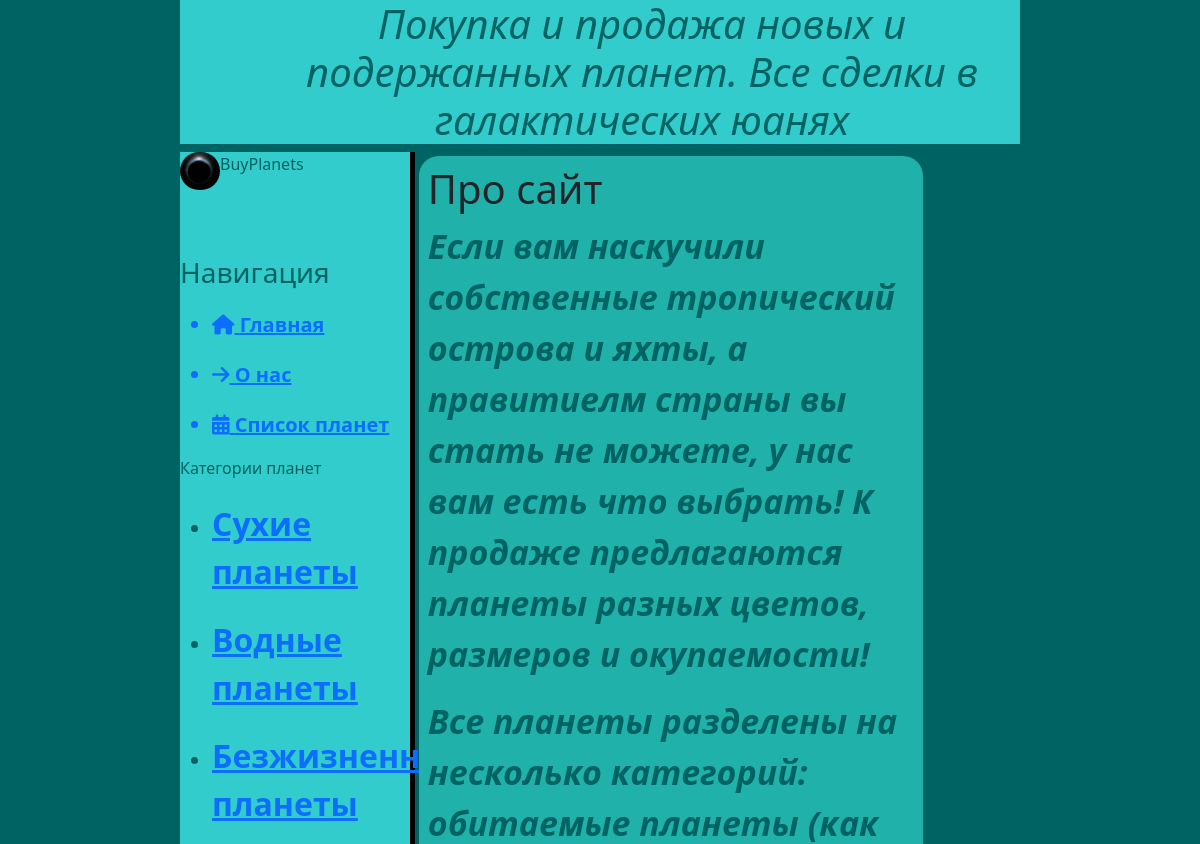
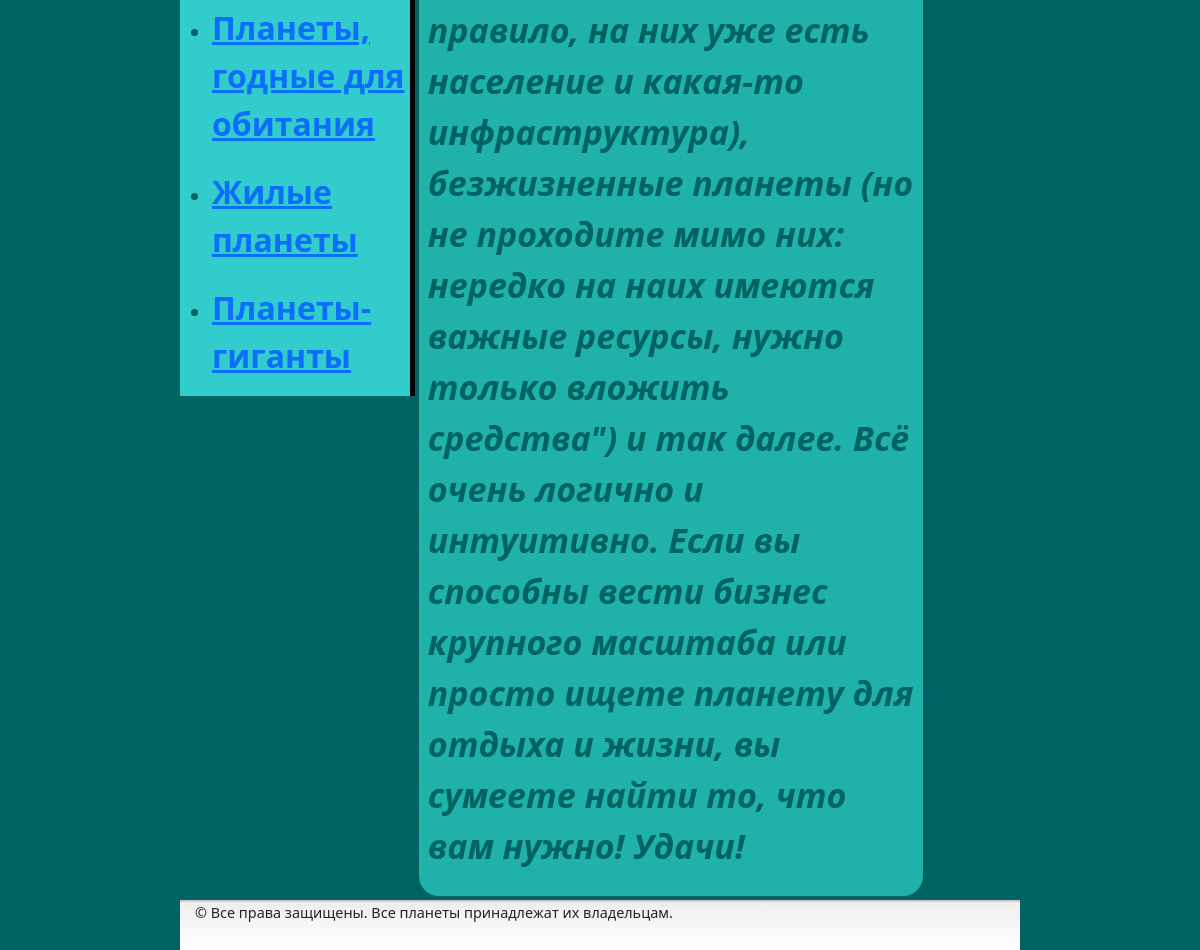
The page /about/ on the database its author committed (2 pictures, top to bottom).
### buy_planet/models.py (models this page shows, shortened)
class Category(models.Model):
    cat = models.CharField(max_length=255, db_index=True)
    def get_absolute_url(self):
        return reverse('categs', kwargs={'cat_id': self.pk})
    class Meta:
        verbose_name = 'Категория'
        verbose_name_plural = 'Категории'

### buy_planet/views.py (the view)
# urls.py: path('about/', views.about, name='about'),
def about(request):
    cats = Category.objects.all()
    return render(request, 'buy_planet/about.html', {'cats': cats})

### buy_planet/templates/buy_planet/about.html (shortened to what this page needs)
{% extends 'buy_planet/common_template.html' %}
{% block content %}
    <body>
        <h1>Про сайт</h1>
        <p class="about-text">Если вам наскучили собственные тропический острова и яхты, а правитиелм страны вы стать не можете, у нас вам
        есть что выбрать! К продаже предлагаются планеты разных цветов, размеров и окупаемости!</p>
        <p class="about-text">Все планеты разделены на несколько категорий: обитаемые планеты (как правило, на них уже есть население и какая-то инфраструктура),
        безжизненные планеты (но не проходите мимо них: нередко на наих имеются важные ресурсы, нужно только вложить средства") и так далее.
        Всё очень логично и интуитивно. Если вы способны вести бизнес крупного масштаба или просто ищете планету для отдыха и жизни, вы сумеете найти
         то, что вам нужно! Удачи!</p>
    </body>
{% endblock %}

### buy_planet/templates/buy_planet/common_template.html (shortened to what this page needs)
{% load static %}
<!DOCTYPE html>
<html lang="ru">
<head>
    <link rel="stylesheet" href="https://cdn.jsdelivr.net/npm/bootstrap@5.2.3/dist/css/bootstrap.min.css">
    <link rel="stylesheet" href="{% static 'buy_planet/css/buy_planet.css' %}">
    <link rel="stylesheet" href="https://use.fontawesom.com/realeses/v6.3.0/css/css.all">
</head>
<body style="width: 70%; margin-left: 15%;">
    <div class="top-side">
        <h1>Покупка и продажа новых и подержанных планет. Все сделки в галактических юанях</h1>
    </div>
    <aside style="height: 100%;">
        <a href="{% url 'home' %}"><img src="{% static 'buy_planet/img/sym_planet.jpg' %}" alt='logo'></a>
        <span class="logo">BuyPlanets</span>
        <h3>Навигация</h3>
        <ul>
            <a href="{% url 'home' %}"><li><i class="fa-solid fa-house"></i> Главная</li></a>
            <a href="{% url 'about' %}"><li><i class="fa-solid fa-arrow-right"></i> О нас</li></a>
            <a href="{% url 'planets' %}"><li><i class="fa-solid fa-calendar-days"></i> Список планет</li></a>
        </ul>
        <p>Категории планет</p>
        <ul>
            {% for c in cats %}
                <li><font size="6px"><a href="{{ c.get_absolute_url }}"> {{ c.cat }}</a></font></li>
            {% endfor %}
        </ul>
    </aside>
    <div style="float: left; width: 60%; background-color: #20B2AA; margin: 0.5%; border-radius: 20px; padding: 1%">
        {% block content %}
        {% endblock %}
    </div>
<footer>
    <p>
        &copy Все права защищены. Все планеты принадлежат их владельцам.
    </p>
</footer>
</body>
</html>

### buy_planet/static/buy_planet/css/buy_planet.css (style rules this page uses)
body { background: #006363 ; }
.about-text { color: #006363; font-size: 34px; font-style: italic; font-weight: bold; }
aside { float: left; background: #33CCCC; width: 28%; height: 100%; color: #006363; border-right: 5px solid black; }
aside img { width: 40px; float: left; border-radius: 20px; }
aside h3 { margin-top: 50px; padding-top: 30px; }
aside li { font-size: 15pt; font-weight: bold; margin-top: 20px; transition: all .6s ease; }
body .top-side { padding-left: 10%; color: #006363; background: #33CCCC; font-size: 25px; font-weight: bold; font-style: italic; text-align: center; }
body footer { bottom: 0; padding: 0 15px 10px; border-top: 2px solid #ccc; font-size: 0.9em; clear: both; background: linear-gradient(to bottom,#eee 0%,#fff 100%); }

### rows shown on the page
Category: cat "Сухие планеты"
Category: cat "Водные планеты"
Category: cat "Безжизненные планеты"
Category: cat "Планеты, годные для обитания"
Category: cat "Жилые планеты"
Category: cat "Планеты-гиганты"
